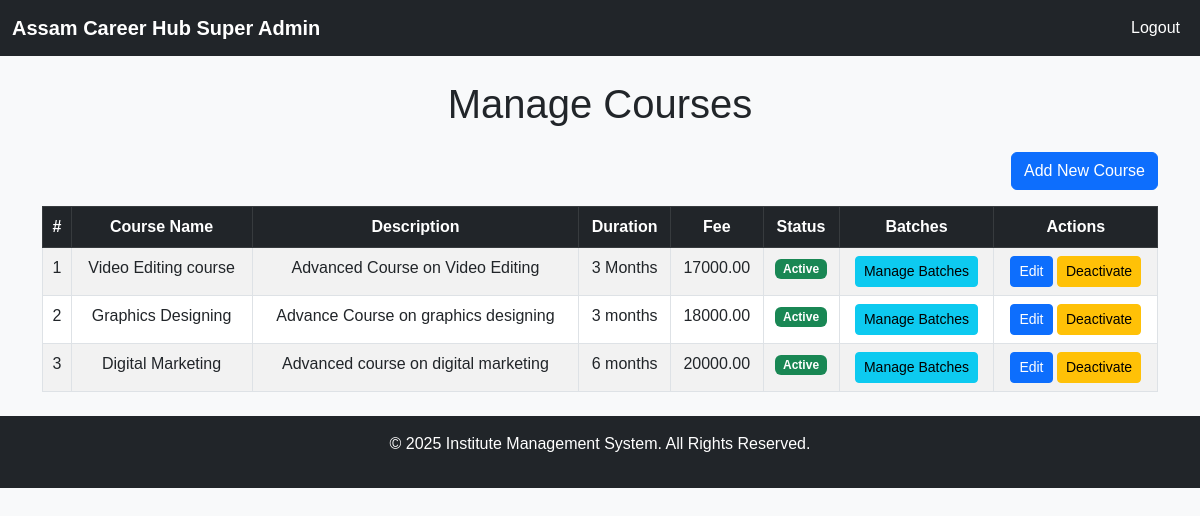
Screenshot of /super_admin/courses/manage_courses.php (signed in) with the database file from the repository.
### tables this page shows
CREATE TABLE `courses` (
  `course_id` int(11) NOT NULL,
  `course_name` varchar(100) NOT NULL,
  `description` text DEFAULT NULL,
  `duration` varchar(50) DEFAULT NULL,
  `fee` decimal(10,2) NOT NULL,
  `created_by` int(11) DEFAULT NULL,
  `created_at` datetime DEFAULT current_timestamp(),
  `active` tinyint(1) DEFAULT 1,
  `booking_amount` decimal(10,2) NOT NULL DEFAULT 0.00
);

### super_admin/courses/manage_courses.php (the view, shortened to what this page needs)
<?php
include '../../config.php';
$stmt = $conn->prepare("SELECT * FROM Courses");
$stmt->execute();
$courses = $stmt->fetchAll(PDO::FETCH_ASSOC);
?>
<?php include '../includes/super_admin_header.php'; ?>
<div class="container my-4">
    <h1 class="text-center mb-4">Manage Courses</h1>
    <div class="d-flex justify-content-end mb-3">
        <a href="add_course.php" class="btn btn-primary">Add New Course</a>
    </div>
    <table class="table table-striped table-bordered">
        <thead class="table-dark">
            <tr>
                <th>#</th>
                <th>Course Name</th>
                <th>Description</th>
                <th>Duration</th>
                <th>Fee</th>
                <th>Status</th>
                <th>Batches</th>
                <th>Actions</th>
            </tr>
        </thead>
        <tbody>
            <?php foreach ($courses as $index => $course): ?>
                <tr>
                    <td><?php echo $index + 1; ?></td>
                    <td><?php echo htmlspecialchars($course['course_name']); ?></td>
                    <td><?php echo htmlspecialchars($course['description']); ?></td>
                    <td><?php echo htmlspecialchars($course['duration']); ?></td>
                    <td><?php echo htmlspecialchars($course['fee']); ?></td>
                    <td>
                        <?php echo $course['active'] ? '<span class="badge bg-success">Active</span>' : '<span class="badge bg-danger">Inactive</span>'; ?>
                    </td>
                    <td>
                        <a href="../batches/manage_batches.php ?course_id=<?php echo $course['course_id']; ?>" class="btn btn-info btn-sm">Manage Batches</a>
                    </td>
                    <td>
                        <a href="edit_course.php?course_id=<?php echo $course['course_id']; ?>" class="btn btn-primary btn-sm">Edit</a>
                        <a href="?toggle=<?php echo $course['active'] ? 0 : 1; ?>&course_id=<?php echo $course['course_id']; ?>"
                            class="btn btn-<?php echo $course['active'] ? 'warning' : 'success'; ?> btn-sm">
                            <?php echo $course['active'] ? 'Deactivate' : 'Activate'; ?>
                        </a>
                    </td>
                </tr>
            <?php endforeach; ?>
        </tbody>
    </table>
</div>
<?php include '../includes/super_admin_footer.php'; ?>

### css/style.css (style rules this page uses)
body { font-family: "Arial", sans-serif; background-color: #f8f9fa; }
.table { text-align: center; }

### rows the page displays
courses: course_name "Video Editing course", description "Advanced Course on Video Editing", duration "3 Months", fee "17000.00", active "Active"
courses: course_name "Graphics Designing", description "Advance Course on graphics designing", duration "3 months", fee "18000.00", active "Active"
courses: course_name "Digital Marketing", description "Advanced course on digital marketing", duration "6 months", fee "20000.00", active "Active"
